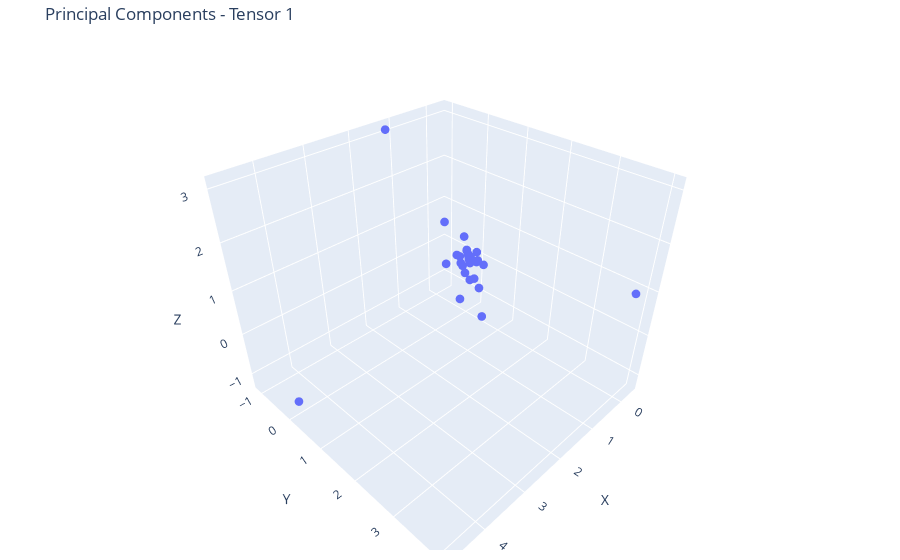
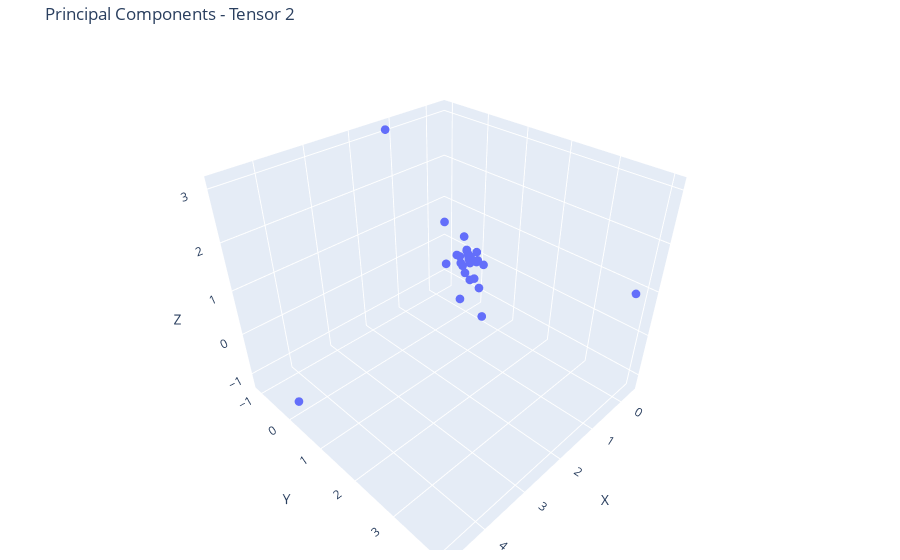

Notebook code for these charts, in order:
### Markdown cell above
## Part B: Compute the Principal components

Compute the Principal components both with and without smoothing. Look at the temporal principal components. Specifically, plot (side-by-side) the top 3 components as a 3D line plot. 

* What do you notice?

After plotting the top 3 principle components side by side I notice that the plots look exactly the same.

### Code cell
from sthom215_problem_2_ex_2 import pcaOverTime
import seaborn as sns
import matplotlib.pyplot as plt

trans_mat = pcaOverTime(mat)
trans_mat_smooth = pcaOverTime(smooth_mat)

plot_principal_components(3, trans_mat, trans_mat_smooth)
